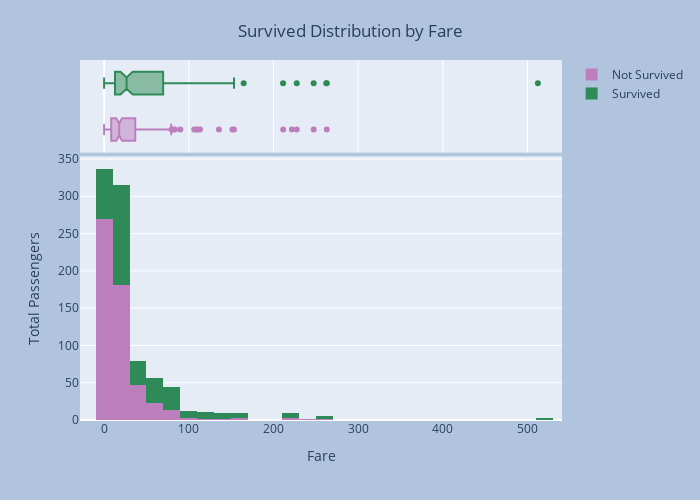

The notebook cell this image was saved under:
### Markdown cell above
#### 4. Explore feature 'Fare'

### Code cell
df_fare = df_train.groupby(['Fare', 'Survived']).size().reset_index()
df_fare['SurvivedLabel'] = np.where(df_fare['Survived'] == 0, 'Not Survived', 'Survived')
df_fare.rename(columns={0: 'Count'}, inplace=True)
fig = px.histogram(df_fare, x="Fare", y="Count", color="SurvivedLabel",
                   marginal="box", color_discrete_sequence=["#bd7ebe", "seagreen"])
fig.update_layout(title={
                    'text': "Survived Distribution by Fare",
                    'y':0.95,
                    'x':0.5,
                    'xanchor': 'center',
                    'yanchor': 'top'}, 
                legend_title_text='',
                autosize=False,
                width=700,
                height=500,
                paper_bgcolor="LightSteelBlue",
                yaxis=dict(
                    title = "Total Passengers")
)
fig.show()

### Figure 1 — Plotly figure (JSON) as saved in the notebook; plotly's stock layout.template omitted (floating-point values rounded to 4 significant figures; data arrays with more than 128 entries replaced by an {"elided": "..."} marker saying what was removed)
{"data": [{"alignmentgroup": "True", "bingroup": "x", "histfunc": "sum", "hovertemplate": "SurvivedLabel=Not Survived<br>Fare=%{x}<br>sum of Count=%{y}<extra></extra>", "legendgroup": "Not Survived", "marker": {"color": "#bd7ebe", "pattern": {"shape": ""}}, "name": "Not Survived", "offsetgroup": "Not Survived", "orientation": "v", "showlegend": true, "type": "histogram", "x": {"elided": "177 float values"}, "xaxis": "x", "y": {"elided": "177 int values"}, "yaxis": "y"}, {"alignmentgroup": "True", "hovertemplate": "SurvivedLabel=Not Survived<br>Fare=%{x}<extra></extra>", "legendgroup": "Not Survived", "marker": {"color": "#bd7ebe"}, "name": "Not Survived", "notched": true, "offsetgroup": "Not Survived", "showlegend": false, "type": "box", "x": {"elided": "177 float values"}, "xaxis": "x2", "yaxis": "y2"}, {"alignmentgroup": "True", "bingroup": "x", "histfunc": "sum", "hovertemplate": "SurvivedLabel=Survived<br>Fare=%{x}<br>sum of Count=%{y}<extra></extra>", "legendgroup": "Survived", "marker": {"color": "seagreen", "pattern": {"shape": ""}}, "name": "Survived", "offsetgroup": "Survived", "orientation": "v", "showlegend": true, "type": "histogram", "x": {"elided": "153 float values"}, "xaxis": "x", "y": {"elided": "153 int values"}, "yaxis": "y"}, {"alignmentgroup": "True", "hovertemplate": "SurvivedLabel=Survived<br>Fare=%{x}<extra></extra>", "legendgroup": "Survived", "marker": {"color": "seagreen"}, "name": "Survived", "notched": true, "offsetgroup": "Survived", "showlegend": false, "type": "box", "x": {"elided": "153 float values"}, "xaxis": "x2", "yaxis": "y2"}], "layout": {"autosize": false, "barmode": "relative", "height": 500, "legend": {"title": {"text": ""}, "tracegroupgap": 0}, "margin": {"t": 60}, "paper_bgcolor": "LightSteelBlue", "title": {"text": "Survived Distribution by Fare", "x": 0.5, "xanchor": "center", "y": 0.95, "yanchor": "top"}, "width": 700, "xaxis": {"anchor": "y", "domain": [0, 1], "title": {"text": "Fare"}}, "xaxis2": {"anchor": "y2", "domain": [0, 1], "matches": "x", "showgrid": true, "showticklabels": false}, "yaxis": {"anchor": "x", "domain": [0, 0.7326], "title": {"text": "Total Passengers"}}, "yaxis2": {"anchor": "x2", "domain": [0.7426, 1], "matches": "y2", "showgrid": false, "showline": false, "showticklabels": false, "ticks": ""}}}
